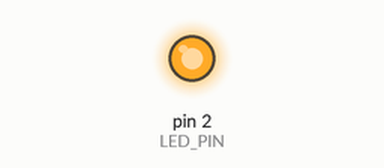
Simulated run of this sketch. Board: Arduino Uno, built with avr-gcc and run on an emulated ATmega328P. On the bench: output pins drawn as LEDs (lit = HIGH).

Above: at 1.0 s.
At 5.5 s:
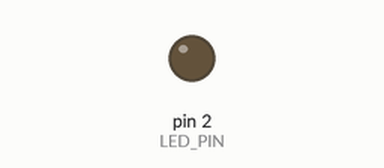
Timing chart, 0 to 6.9 s (numbered marks = the images above):
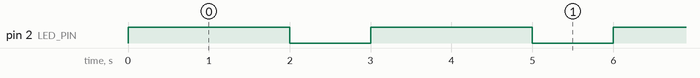

Measured:
- by itself, pin 2 (LED_PIN): alternates HIGH for 2.0 s and LOW for 1.0 s

The sketch:

01-blink.ino
```cpp
#define LED_PIN 2

void setup()
{
	pinMode(LED_PIN, OUTPUT);
	digitalWrite(LED_PIN, LOW);
}

void loop()
{
	digitalWrite(LED_PIN, HIGH);
	delay(2000);

	digitalWrite(LED_PIN, LOW);
	delay(1000);
}
```
